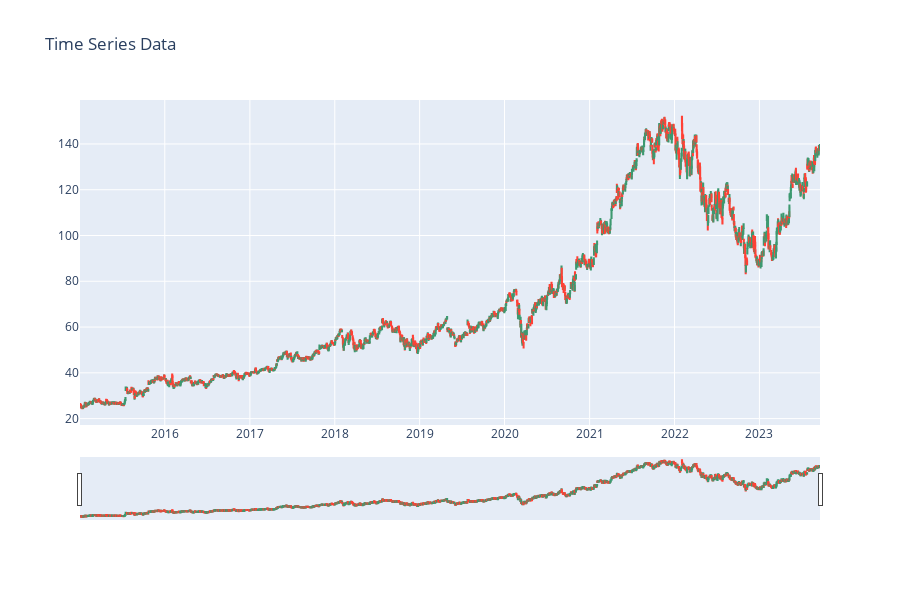

The notebook cell saved with this chart:
### Code cell
figure = go.Figure(data=[go.Candlestick(x=data['Date'],open=data['Open'],high=data['High'],low=data['Low'],close=data['Close'])])
figure.update_layout(title='Time Series Data',xaxis_rangeslider_visible=True,height=600)
figure.show()

### Figure 1 — Plotly figure (JSON) as saved in the notebook; plotly's stock layout.template omitted (floating-point values rounded to 4 significant figures; data arrays with more than 128 entries replaced by an {"elided": "..."} marker saying what was removed)
{"data": [{"close": {"elided": "2192 float values"}, "high": {"elided": "2192 float values"}, "low": {"elided": "2192 float values"}, "open": {"elided": "2192 float values"}, "type": "candlestick", "x": {"elided": "2192 str values"}}], "layout": {"height": 600, "title": {"text": "Time Series Data"}, "xaxis": {"rangeslider": {"visible": true}}}}
